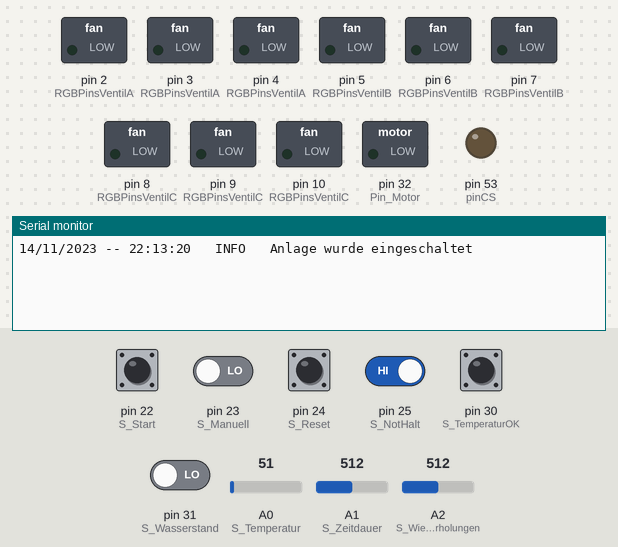
This sketch was run on a simulated Arduino Mega 2560, built with avr-gcc and run on an emulated ATmega2560. Shown: switched loads named in the sketch (green lamp = pin HIGH), output pins drawn as LEDs (lit = HIGH), the last lines printed to the serial monitor. Inputs (shaded band) come from the test bench; at power-on: pin 25 (S_NotHalt) HIGH, pin 22 (S_Start), pin 23 (S_Manuell), pin 24 (S_Reset), pin 30 (S_TemperaturOK), pin 31 (S_Wasserstand) LOW, A0 (S_Temperatur) = 51, A1 (S_Zeitdauer) = 512, A2 (S_Wiederholungen) = 512. The local clock reads 2024-03-15 10:24:30 at power-on unless the sketch sets it; storage starts empty.

Above: at 1.2 s.
1.3 s: pin 22 (S_Start) pulled HIGH for 0.15 s
At 2.6 s:
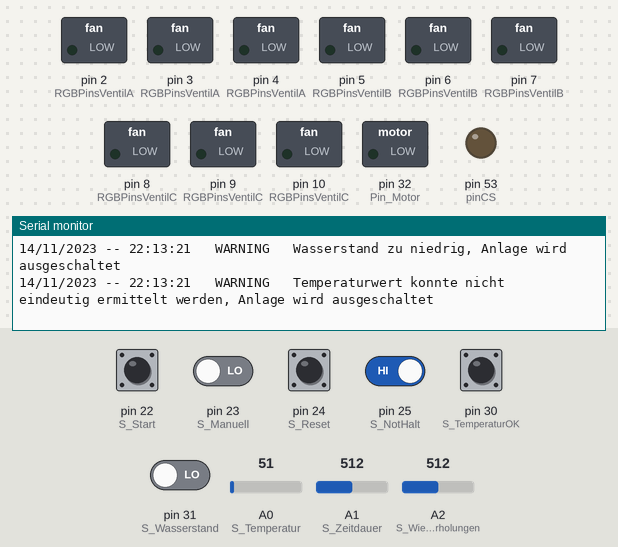
2.9 s: pin 23 (S_Manuell) driven HIGH
At 3.02 s:
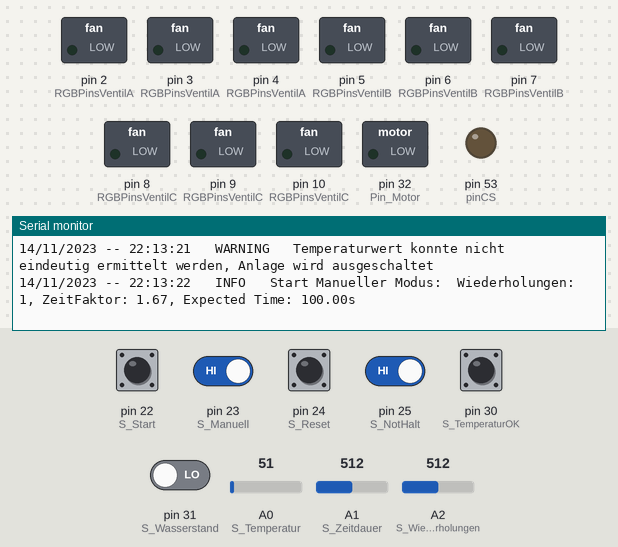
4.4 s: pin 24 (S_Reset) pulled HIGH for 0.15 s
At 5.6 s:
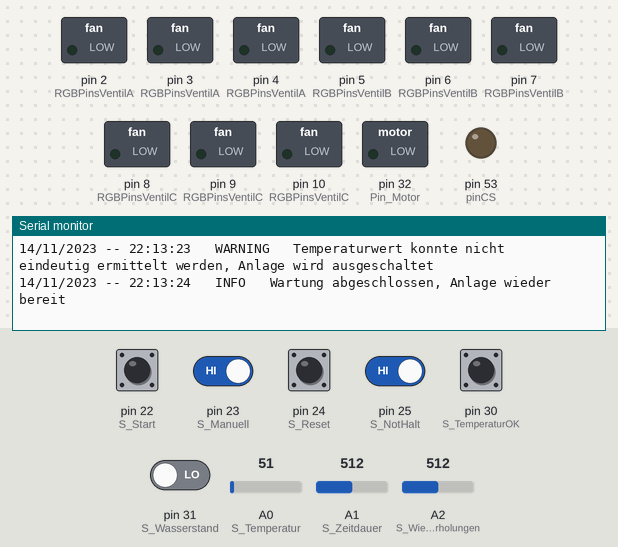
6.0 s: pin 22 (S_Start) driven HIGH and pin 25 (S_NotHalt) driven LOW
At 6.9 s:
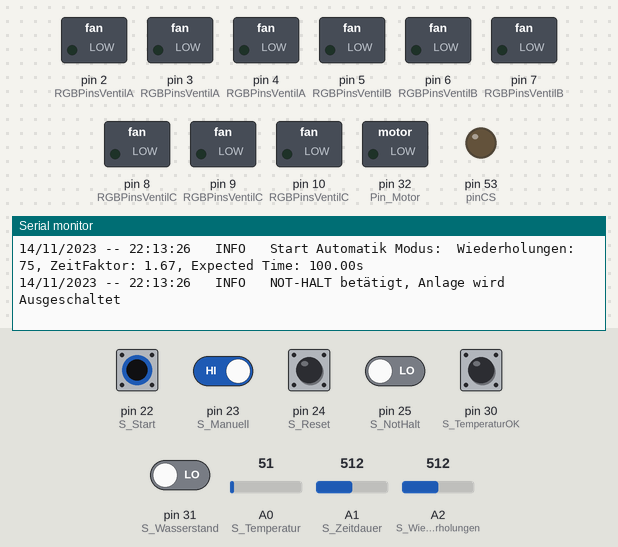

Measured:
- after the input at 1.3 s, the serial monitor: prints a new line at once (image 1)
- after the input at 2.9 s, the serial monitor: prints a new line at once (image 2)
- after the input at 4.4 s, the serial monitor: prints a new line at once (image 3)
- after the input at 6.0 s, the serial monitor: prints a new line at once (image 4)

The sketch:

BrunnenSteuerung.ino
```cpp
#include <RTClib.h>
#include <SPI.h>
#include <SD.h>
#include <Wire.h>

#include "Duese.h"
#include "Helper.h"
#include "Functions.h"

//////////
//Pins///
////////

//Taster
const int S_Start = 22; //Taster, Schließer
const int S_Manuell = 23; //Taster, Schließer
const int S_Reset = 24; //Taster, Schließer
const int S_NotHalt = 25; //Schalter, Öffner

//Leds
const int LED_AnlageEin = 26;
const int LED_ManuellerModus = 27;
const int LED_WartungsModus = 28;
const int LED_AnlageBisMorgenAus = 29;

//Sensoren
const int S_TemperaturOK = 30;
const int S_Wasserstand = 31; //Taster, 1^= genung Wasser vorhanden

const int S_Temperatur = A0; //AnalogWert
const int S_Zeitdauer = A1; //AnalogWert
const int S_Wiederholungen = A2; //Analogwert

//Düsen
const int RGBPinsVentilA[] = {2, 3, 4};
const int RGBPinsVentilB[] = {5, 6, 7};
const int RGBPinsVentilC[] = {8, 9, 10};

const int Pin_VentilA = 11;
const int Pin_VentilB = 12;
const int Pin_VentilC = 13;

//Motor
const int Pin_Motor = 32;


///////////////
//Constants///
/////////////

const int ANZAHL_AUSLAESSE = 3;
const int NUM_STATES = 10;
const int MAX_DURCHLAEUFE = 30;
const int MIN_TEMP = 5; // [°C]

//StateTable
const int StateTable[ANZAHL_AUSLAESSE + 1][NUM_STATES] = {
  {1, 0, 0, 0, 0, 0, 1, 0, 1, 0}, //Ventil A
  {0, 1, 0, 0, 0, 1, 0, 0, 1, 0}, //Ventil B
  {0, 0, 1, 0, 1, 0, 0, 0, 1, 0}, //Ventil C
  {5, 5, 5, 3, 5, 5, 5, 2, 3, 2}, //Basetime Ventil-ON [sekunden]
};

//Color for each State
const Color cols[NUM_STATES] = {
  Color{255, 0, 0},
  Color{255, 91, 0},
  Color{255, 183, 0},
  Color{234, 255, 0},
  Color{142, 255, 0},
  Color{51, 255, 0},
  Color{0, 255, 40},
  Color{0, 255, 132},
  Color{0, 255, 224},
  Color{0, 193, 255},
};

///////////////
//Variables///
/////////////

bool AnlageEin;
bool AnlageBisMorgenAus;
bool WartungsModus;
bool ManuellerModus;

int Wiederholungen; // Drehregler [30,120]
float ZeidauerFaktor; // Drehregler [1/3 , 3]

int repeatLastStatesCounter;
int wiederholungsCounter;
int durchlaufCounter;

long tWait;
long tStart;
long accumulatedTime;

int currentState = -1;

int DATE; // TODO

Color currCol = {0, 0, 0};

//Flanken
Flanke F_Start;
Flanke F_Manuell;
Flanke F_Reset;
Flanke F_NotHalt;

//Duesen
Duese Duesen[ANZAHL_AUSLAESSE] = {
  Duese(RGBPinsVentilA, Pin_VentilA),
  Duese(RGBPinsVentilB, Pin_VentilB),
  Duese(RGBPinsVentilC, Pin_VentilC),
};


//Modules
RTC_DS1307 rtc;
File myFile;
const int pinCS = 53;

void setup() {

  Serial.begin(9600);
  SD.begin();
  rtc.begin();

  rtc.adjust(DateTime(F(__DATE__), F(__TIME__)));

  //Pinmodes
  pinMode(S_Start, INPUT);
  pinMode(S_Manuell, INPUT);
  pinMode(S_Reset, INPUT);
  pinMode(S_NotHalt, INPUT);

  pinMode(S_TemperaturOK, INPUT);
  pinMode(S_Wasserstand, INPUT);

  pinMode(Pin_Motor, OUTPUT);

  pinMode(pinCS, OUTPUT);

  String msg = "Anlage wurde eingeschaltet";
  Log(Error{"INFO", msg});

}

void loop() {
  detectButtonPresses();

  if (AnlageEin) {

    //Wiederholen
    if (wiederholungsCounter < Wiederholungen) {

      //Zustand fertig?
      if ((unsigned long)(millis() - tStart) > tWait) {
        currentState++;

        // reached last State
        if (currentState == NUM_STATES) {

          //can repeat last two States?
          if (repeatLastStatesCounter < 4) {
            repeatLastStatesCounter++;
            currentState = NUM_STATES - 2;
          } else {

            //Durchlauf abgeschlossen
            String msg = "Durchlauf: " + String(wiederholungsCounter + 1) + ", finished, took: " + String(accumulatedTime / 1000.0) + "s";
            Log(Error{"INFO", msg});

            repeatLastStatesCounter = 0;
            wiederholungsCounter++;
            currentState = 0;
            accumulatedTime = 0;
          }
        }

        //Start new State
        tStart = millis();
        accumulatedTime += tWait;

        //Maximale Durchläufe erreicht ---> Wartungsmodus
        if (durchlaufCounter >= MAX_DURCHLAEUFE && !WartungsModus) {
          WartungsModus = true;
          String msg = "Maximale Durchläufe erreicht, Anlage wird nach diesem Durchgang für Wartung deaktiviert";
          Log(Error{"WARNING", msg});
        }
      }
      //Live update tWait, (based on Zeitdauer-Input)
      tWait = round(StateTable[ANZAHL_AUSLAESSE][currentState] * 1000 * ZeidauerFaktor);
    }


    //Zyklus Abgeschlossen --> Anlage bis Morgen deaktiviert
    if (wiederholungsCounter >= Wiederholungen) {
      AnlageEin = false;
      wiederholungsCounter = 0;
      currentState = -1;

      if (ManuellerModus) {
        String msg = "Manueller Zyklus abgeschlossen";
        ManuellerModus = false;
        Log(Error{"INFO", msg});
      } else {
        AnlageBisMorgenAus = true;
        DateTime now = rtc.now();
        DATE = now.day(); //REAL TIME CLOCK

        String msg = "Zyklus abgeschlossen, Anlage bis Morgen deaktiviert";
        Log(Error{"INFO", msg});
      }
    }
  }

  //Lerp Color
  if (AnlageEin) {
    float t = (float)(millis() - tStart) / tWait;
    Color A = cols[currentState];
    Color B = cols[(currentState + 1) % NUM_STATES];
    currCol = interpolateColors(A, B, t);
  }

  //////////////////////
  //Check for Events///
  ////////////////////

  //Check Water height
  if (AnlageEin) {
    WaterLevel();
    Temperatur();
  }

  //Check Time
  RTC();

  //Check Zeitdauer Potenziometer
  getZeidauerFaktor();


  ////////////////////////
  //Ausgänge Ansteuern///
  //////////////////////

  //Set Düsen State
  for (int i = 0; i < ANZAHL_AUSLAESSE; i++) {
    Duesen[i].ventilState = AnlageEin ? boolean(StateTable[i][currentState]) : false;
    Duesen[i].RGBCol = AnlageEin ? currCol : Color{0, 0, 0};
    Duesen[i].show();
  }

  //Should Motor be activated?
  bool motorState = false;
  for (int i = 0; i < ANZAHL_AUSLAESSE; i++) {
    if (Duesen[i].ventilState == true) {
      motorState = true;
      break;
    };
  }

  //Activate Motor
  digitalWrite(Pin_Motor, motorState);

  //Set Status-Leds
  digitalWrite(LED_AnlageEin, AnlageEin );
  digitalWrite(LED_AnlageBisMorgenAus, AnlageBisMorgenAus );
  digitalWrite(LED_WartungsModus, WartungsModus );
  digitalWrite(LED_ManuellerModus, ManuellerModus );
}


///////////////////////////////////////////////
////////////Detect Buttons Presses////////////
/////////////////////////////////////////////

void detectButtonPresses() {
  bool fStart = F_Start.fPos(digitalRead(S_Start));
  bool fManuell = F_Manuell.fPos(digitalRead(S_Manuell));
  bool fReset = F_Reset.fPos(digitalRead(S_Reset));
  bool fNotHalt = F_NotHalt.fNeg(digitalRead(S_NotHalt));


  //Automatischer Start Taster
  if (fStart && !AnlageBisMorgenAus && !WartungsModus) {
    AnlageEin = true;
    ManuellerModus = false;
    durchlaufCounter++;

    getWiederholungen(); // Drehregler [30,120]

    String msg = "Start Automatik Modus:  Wiederholungen: " + String(Wiederholungen) + ", ZeitFaktor: " + String(ZeidauerFaktor) + ", Expected Time: " + String(ZeidauerFaktor * 60) + "s";
    Log(Error{"INFO", msg});
  }


  //Manueller Start Taster
  if (fManuell && !WartungsModus) {
    AnlageEin = true;
    ManuellerModus = true;
    durchlaufCounter++;

    Wiederholungen =  1;

    String msg = "Start Manueller Modus:  Wiederholungen: " + String(Wiederholungen) + ", ZeitFaktor: " + String(ZeidauerFaktor) + ", Expected Time: " + String(ZeidauerFaktor * 60) + "s";
    Log(Error{"INFO", msg});
  }


  //Reset Anlage, Wartung abgeschossen
  if (fReset) {
    WartungsModus = false;
    durchlaufCounter = 0;
    AnlageBisMorgenAus = false;

    String msg = "Wartung abgeschlossen, Anlage wieder bereit";
    Log(Error{"INFO", msg});
  }


  //Not Halt
  if (!digitalRead(S_NotHalt) && AnlageEin) {
    resetAnlage();

    if (fNotHalt) {
      String msg = "NOT-HALT betätigt, Anlage wird Ausgeschaltet";
      Log(Error{"INFO", msg});
    }
  }

}
```

Duese.h
```cpp
#include "Helper.h"

class Duese {
  public:
    boolean ventilState=false;

    Color RGBCol = {0, 0, 0};

    int pinR;
    int pinG;
    int pinB;
    int pinVentil;

    Duese(int PWMPins[], int pinVentil) {
      pinR = PWMPins[0];
      pinG = PWMPins[1];
      pinB = PWMPins[2];
      pinMode(pinR, OUTPUT);
      pinMode(pinG, OUTPUT);
      pinMode(pinB, OUTPUT);
      this->pinVentil = pinVentil;
    }


    void show() {
      RGBCol = ventilState ? RGBCol : Color{0, 0, 0};

      showRGB(pinR, pinG, pinB, RGBCol);
      digitalWrite(pinVentil, ventilState);
    }

    void showRGB(int pR, int pG, int pB, Color col) {
      analogWrite(pR, col.r);
      analogWrite(pG, col.g);
      analogWrite(pB, col.b);
    }

};
```

Functions.h
```cpp
#include "Helper.h"

extern bool AnlageEin;
extern bool AnlageBisMorgenAus;
extern bool WartungsModus;
extern bool ManuellerModus;

extern int wiederholungsCounter;
extern int repeatLastStatesCounter;
extern int Wiederholungen;
extern int currentState;
extern int DATE;

extern long tStart;
extern long tWait;
extern long accumulatedTime;

extern float ZeidauerFaktor;

extern const int MIN_TEMP;
extern const int S_Zeitdauer, S_Wiederholungen, S_TemperaturOK, S_Temperatur, S_Wasserstand;

extern RTC_DS1307 rtc;
extern File myFile;


//////////////
//Functions//
////////////


//Completly reset Anlage
void resetAnlage() {
  AnlageEin = false;
  AnlageBisMorgenAus = false;
  ManuellerModus = false;
  WartungsModus = false;

  wiederholungsCounter = 0;
  currentState = -1;
  tStart = 0;
  tWait = 0;
  accumulatedTime = 0;
  repeatLastStatesCounter = 0;
}


//linear interpolation between colors
Color interpolateColors(Color A, Color B, float t) {
  float r = B.r * t + A.r * (1 - t);
  float g = B.g * t + A.g * (1 - t);
  float b = B.b * t + A.b * (1 - t);

  return Color{round(r), round(g), round(b)};
}


//Logger
void Log(Error E) {
  DateTime now = rtc.now();
  String timeRTC = String(now.day()) + "/" + String(now.month()) + "/" + String(now.year()) + " -- " + String(now.hour()) + ":" + String(now.minute()) + ":" + String(now.second());
  String finalString = timeRTC + "   " + E.type + "   " + E.text;

  Serial.println(finalString);

  //SD Card
  myFile = SD.open("Brunnensteuerung-Log.txt", FILE_WRITE);
  myFile.println(finalString);
  myFile.close();
}


//////////////////////////////
//External Sensors | Inputs//
////////////////////////////


//Handle Time
void RTC() {
  DateTime now = rtc.now();

  if (now.day() != DATE && DATE != 0) {
    //Neuer Tag um Mitternacht
    AnlageBisMorgenAus = false;
  }
}


//Check Water Level
void WaterLevel() {

  boolean waterLevelAboveMinimum = digitalRead(S_Wasserstand); //   1^= Enough Water

  if (!waterLevelAboveMinimum) {
    String msg = "Wasserstand zu niedrig, Anlage wird ausgeschaltet";
    Log(Error{"WARNING", msg});
    resetAnlage();
  }
}


//Check Temperature
void Temperatur() {

  float currVoltage = analogRead(S_Temperatur) * 5.0 / 1023;
  float currTemp = mapf(currVoltage, 0, 5.0, -20.0, 50.0);   // Annahme: Sensorwert annähernd Linear, da B sehr klein ist [  R_PT100 (ϑ)=100Ω⋅ (1+A⋅ ϑ+B⋅ ϑ^2 ) ]

  bool tempOK = digitalRead(S_TemperaturOK); //   1^= Temperatur OK

  if (!tempOK) {
    String msg = "Temperaturwert konnte nicht eindeutig ermittelt werden, Anlage wird ausgeschaltet";
    Log(Error{"WARNING", msg});
    resetAnlage();
    return;
  }

  if (currTemp < MIN_TEMP) {
    String msg = "Derzeitige Temperatur beträgt: " + String(currTemp) + "°C Die Minimaltemperatur beträgt " + String(MIN_TEMP) + "°C, Anlage wird ausgeschaltet";
    Log(Error{"WARNING", msg});
    resetAnlage();
  }
}


// Get ZeidauerFaktor
void getZeidauerFaktor() {
  int analogVal = analogRead(S_Zeitdauer);
  ZeidauerFaktor = mapf(analogVal, 0, 1024, 1 / 3.0, 3); // Ranges from [1/3 , 3]
}


// Get Wiederholungen
void getWiederholungen() {
  int analogVal = analogRead(S_Wiederholungen);
  Wiederholungen = map(analogVal, 0, 1024, 30, 121); // Ranges from [30 , 120]
}
```

Helper.h
```cpp
#ifndef HELPER_H
#define HELPER_H

class Flanke {
  public:
    bool nowP;
    bool nowN;

    bool fPos(bool in) {
      bool prev = nowP;
      nowP = in;
      return !prev && nowP;
    }

    bool fNeg(bool in) {
      bool prev = nowN;
      nowN = in;
      return prev && !nowN;
    }
};

struct Color {
  int r, g, b;
};


struct Error {
  String type;
  String text;
};

float mapf(float x, float in_min, float in_max, float out_min, float out_max) {
  return (x - in_min) * (out_max - out_min) / (in_max - in_min) + out_min;
}

#endif
```
